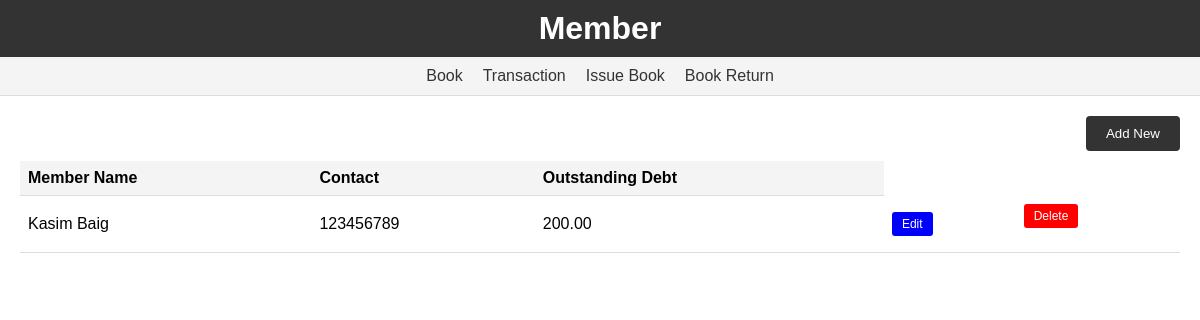
/member/list/, run on an earlier commit of the app's database.
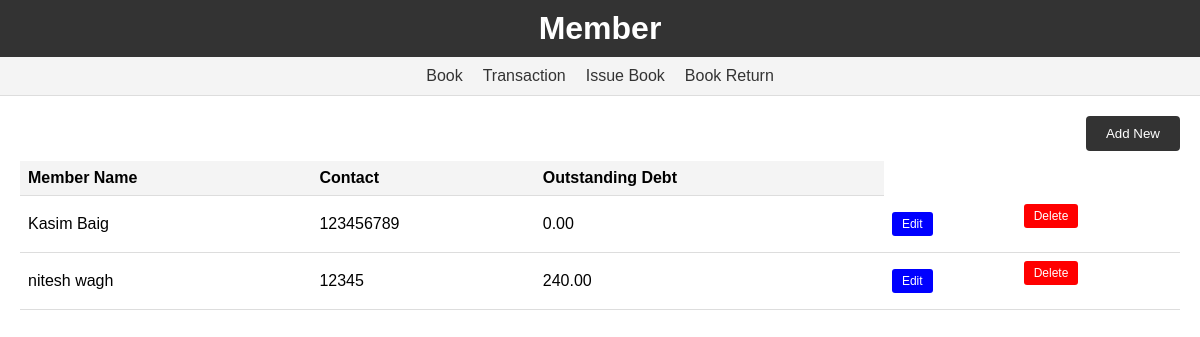
And on a later commit of the database.
### library/models.py (models this page shows, shortened)
class Member(TimeStampedModel):
    name = models.CharField(max_length=100)
    contact = models.CharField(max_length=20)
    outstanding_debt = models.DecimalField(max_digits=8, decimal_places=2, default=0)

### library/views.py (the view)
# urls.py: path('member/list/',views.MemberListview.as_view(),name='member_list'),
class MemberListview(View):
    def get(self,request,*args,**kwargs):
        member = Member.objects.all()
        return render(request,'library/member_list.html',{'member':member})

### library/templates/library/member_list.html (shortened to what this page needs)
{% load static %}
<link rel="stylesheet" href="{% static 'library/book_list.css' %}">
<!DOCTYPE html>
<html>
<head>
</head>
<body>
    <header>
        <h1> Member </h1>
    </header>
    <div class="navbar">
        <ul>
            <li><a href="{% url 'library:list'%}">Book</a></li>
            <li><a href="{% url 'library:transaction_list'%}">Transaction</a></li>
            <li><a href="{% url 'library:issue_book' %}">Issue Book</a></li>
            <li><a href="{% url 'library:return_book' %}">Book Return</a></li>
        </ul>
    </div>
    <div class="container">
        <div class="button-container">
            <a href="{% url 'library:add-member'%}"><button>Add New</button></a>
        </div>
        <div class="table-container">
            <table class="table table-striped table-bordered" id="dtTable">
                <thead>
                    <tr>
                        <th>Member Name</th>
                        <th>Contact</th>
                        <th>Outstanding Debt</th>
                    </tr>
                </thead>
                <tbody>
                    {% for member in member %}
                        <tr>
                            <td>{{ member.name }}</td>
                            <td>{{ member.contact }}</td>
                            <td>{{ member.outstanding_debt }}</td>
                            <td>
                                <a href="{% url 'library:update-member' member.id%}"><button class="edit-button">Edit</button></a>
                            </td>
                            <td>
                                <form action="{% url 'library:delete-member' member.id %}" method="POST">
                                    <button class="delete-button" type="submit">Delete</button>
                                </form>
                            </td>
                        </tr>
                    {% endfor %}
                </tbody>
            </table>
        </div>
    </div>
</body>
</html>

What changed in the data, as far as the page shows it:
changed Member "Kasim Baig": outstanding_debt "200.00" → "0.00"
added Member: name "nitesh wagh", contact "12345", outstanding_debt "240.00"
